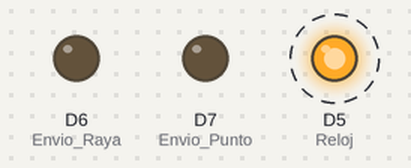
Recording of a sketch running on a simulated ESP8266 (NodeMCU). Shown: output pins drawn as LEDs (lit = HIGH). Dashed ring = blinking. What the sketch prints to the serial monitor is not drawn.

Above: at 0.05 s.
Timing chart, 0 to 3.0 s (numbered marks = the images above):
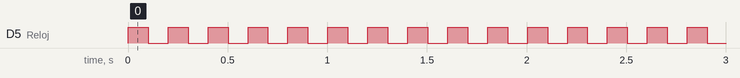

The sketch:

IntentoClock.ino
```cpp
const long INTERVALO_TIEMPO = 5000; //mili
int Reloj = D5; //configura velocidad de comunicación
int Envio_Raya = D6;
int Envio_Punto = D7;
bool validacion_envio = false; //si ya fue entregado el mensaje
int Estado_reloj;


//VARIABLES RELOJ
unsigned long tiempo_fin = 0;
unsigned long tiempo_inicio = millis();
int segundos; //leer el valor de entrada
int aleatorio = 0;

void setup() {
  // put your setup code here, to run once:
  pinMode(Reloj, OUTPUT);
  pinMode(Envio_Raya, OUTPUT);
  pinMode(Envio_Punto, OUTPUT);
  Serial.begin(9600);

}

void loop() {

  //Inicialiazamos el Contador del reloj
  Tiempo();
  if (detectaFlanco(Reloj) == -1) {
    Serial.println("flanco desendente");
      validacion_envio = true;
      if(validacion_envio == true){
        //aqui va todo los condicionales para saber como manejar los otros puertos
        }
  }
  if (detectaFlanco(Reloj) == 1) {
    Serial.println("Flanco Ascendentes");

    //punto:  Verde 1 Azul 0
    //Raya:   Verde 0 Azul 1
    //Espacio:Verde 1 Azul 1
    //¿Yo puedo Condicionar cada cuanto tiempo envio 1 o un 0 en cada pin?
    //si es asi, que tiempo seria el pruedente para hacer ese envio, teniendo en cuenta que tu ya entendiste que el arduino solo envia
    //cuando el rejo detecte un flanco ascendente.

    //aqui es donde realmente envias los datos;
    /*digitalWrite(D6, Estado_Raya);
    digitalWrite(D7, Estado_Punto);

    digitalWrite(D6, HIGH);
    digitalWrite(D7, HIGH);
    digitalWrite(D6, LOW);
    digitalWrite(D7, LOW);
  */}
}
//Reloj
void Tiempo(){
  if (millis() - tiempo_fin) {
    tiempo_fin = millis();
    if (Estado_reloj == LOW) {
      Estado_reloj = HIGH;
    }
    else {
      Estado_reloj = LOW;
    }
  }
  digitalWrite(Reloj, Estado_reloj);
}

int detectaFlanco(int Reloj) {
  // 1= Flanco Ascendente, -1=Flanco Descendente, 0=No hay nada
  static boolean anterior_estado = digitalRead(Reloj);
  boolean estado = digitalRead(Reloj);

  if (anterior_estado != estado) {
    delay(100);
    if (estado == HIGH) {
      anterior_estado = estado;
      return 1;
    }
    else {
      anterior_estado = estado;
      return -1;
    }
  } else {
    return 0;
  }
}
```

Measured:
- by itself, D5 (Reloj): alternates HIGH for 0.10 s and LOW for 0.10 s
